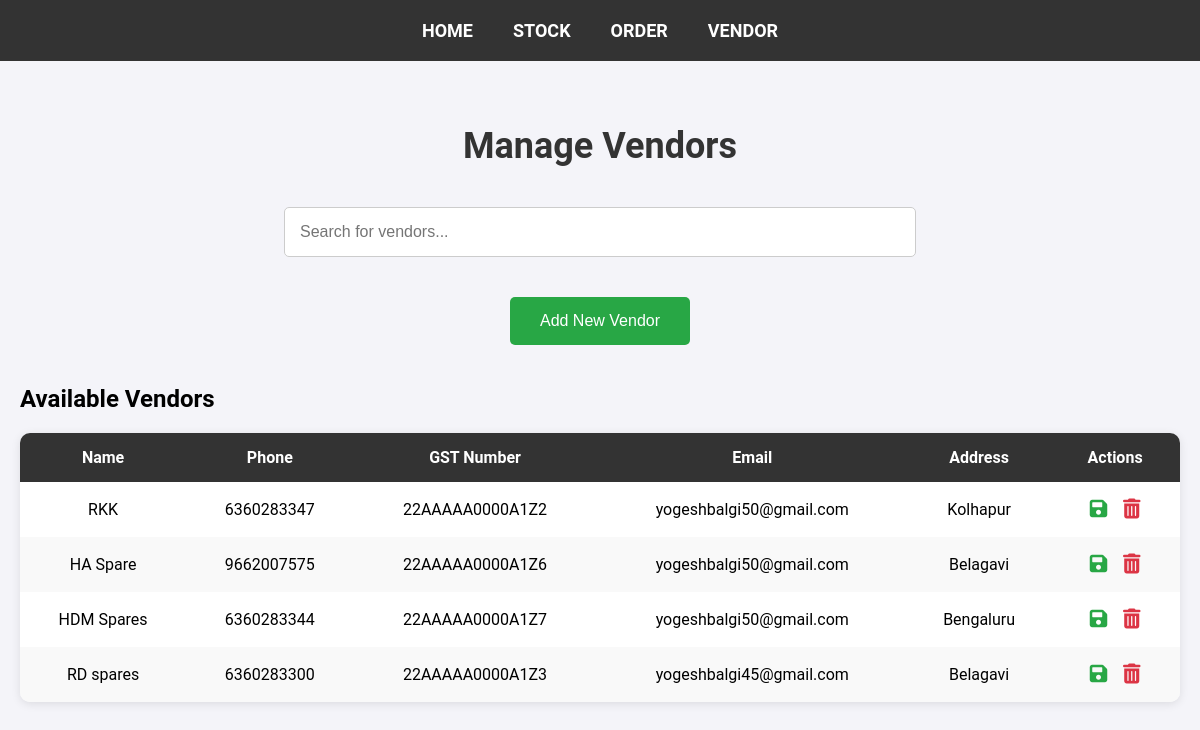
The app's page /vendors/ with its own data.
### mykac/models.py (models this page shows)
class Vendor(models.Model):
    Vid = models.AutoField(primary_key=True)
    vname = models.CharField(max_length=255)
    phno = models.CharField(max_length=10)
    GSTNo = models.CharField(max_length=15)
    Address = models.TextField()
    Email = models.EmailField()
    class Meta:
        db_table = 'Vendor'

### mykac/views.py (the view, shortened to what this page needs)
# urls.py: path('vendors/', views.vendors, name='vendors'),
def vendors(request):
    vendors = Vendor.objects.all()
    return render(request, 'vendor.html', {'vendors': vendors})

### Templates/vendor.html (shortened to what this page needs)
<!DOCTYPE html>
<html lang="en">
<head>
    <link rel="stylesheet" href="https://cdnjs.cloudflare.com/ajax/libs/font-awesome/6.0.0-beta3/css/all.min.css">
</head>
<body>
    <header>
        <nav>
            <ul>
                <li><a href="{% url 'index' %}">HOME</a></li>
                <li><a href="{% url 'stock' %}">STOCK</a></li>
                <li><a href="{% url 'order' %}">ORDER</a></li>
                <li><a href="{% url 'vendors' %}">VENDOR</a></li>
            </ul>
        </nav>
    </header>
    <main>
        <h1>Manage Vendors</h1>
        <div class="search-bar">
            <input type="text" id="search" placeholder="Search for vendors...">
        </div>
        <button id="openModal">Add New Vendor</button>
        <div class="vendor-table">
            <h2>Available Vendors</h2>
            <table>
                <thead>
                    <tr>
                        <th>Name</th>
                        <th>Phone</th>
                        <th>GST Number</th>
                        <th>Email</th>
                        <th>Address</th>
                        <th>Actions</th>
                    </tr>
                </thead>
                <tbody>
                    {% for vendor in vendors %}
                    <tr data-id="{{ vendor.Vid }}">
                        <td contenteditable="true" data-field="vname">{{ vendor.vname }}</td>
                        <td contenteditable="true" data-field="phno">{{ vendor.phno }}</td>
                        <td contenteditable="true" data-field="GSTNo">{{ vendor.GSTNo }}</td>
                        <td contenteditable="true" data-field="Email">{{ vendor.Email }}</td>
                        <td contenteditable="true" data-field="Address">{{ vendor.Address }}</td>
                        <td>
                            <button class="icon-btn save-btn" onclick="saveRow(this)">
                                <i class="fas fa-save"></i>
                            </button>
                            <button class="icon-btn delete-btn" onclick="deleteRow(this)">
                                <i class="fas fa-trash-alt"></i>
                            </button>
                        </td>
                    </tr>
                    {% endfor %}
                </tbody>
            </table>
        </div>
    </main>
</body>
</html>

### Templates/vendor.html (style rules this page uses)
body { margin: 0; font-family: 'Roboto', sans-serif; background-color: #f4f4f9; }
header { background-color: #333; padding: 20px 0; }
nav ul { list-style-type: none; margin: 0; padding: 0; display: flex; justify-content: center; }
nav ul li { margin: 0 20px; }
nav ul li a { text-decoration: none; color: white; font-size: 18px; font-weight: bold; transition: color 0.3s; }
main { padding: 40px 20px; max-width: 1200px; margin: 0 auto; }
h1 { text-align: center; font-size: 36px; color: #333; margin-bottom: 40px; }
.search-bar { margin: 20px 0; text-align: center; }
.search-bar input { padding: 15px; font-size: 16px; border: 1px solid #ccc; border-radius: 5px; width: 80%; max-width: 600px; margin-bottom: 20px; }
button#openModal { display: block; margin: 0 auto; padding: 15px 30px; font-size: 16px; color: white; background-color: #28A745; border: none; border-radius: 5px; cursor: pointer; transition: background-color 0.3s; }
.vendor-table { margin-top: 40px; }
.vendor-table table { width: 100%; border-collapse: collapse; background-color: white; border-radius: 10px; overflow: hidden; box-shadow: 0 2px 10px rgba(0, 0, 0, 0.1); }
.vendor-table th, .vendor-table td { padding: 15px; text-align: center; }
.vendor-table th { background-color: #333; color: white; }
.vendor-table tbody tr:nth-child(even) { background-color: #f9f9f9; }
.icon-btn { background: none; border: none; cursor: pointer; font-size: 20px; }
.icon-btn.save-btn { color: #28A745; }
.icon-btn.delete-btn { color: #DC3545; }

### records on screen
Vendor: vname "RKK", phno "6360283347", GSTNo "22AAAAA0000A1Z2", Email "yogeshbalgi50@gmail.com", Address "Kolhapur"
Vendor: vname "HA Spare", phno "9662007575", GSTNo "22AAAAA0000A1Z6", Email "yogeshbalgi50@gmail.com", Address "Belagavi"
Vendor: vname "HDM Spares", phno "6360283344", GSTNo "22AAAAA0000A1Z7", Email "yogeshbalgi50@gmail.com", Address "Bengaluru"
Vendor: vname "RD spares", phno "6360283300", GSTNo "22AAAAA0000A1Z3", Email "yogeshbalgi45@gmail.com", Address "Belagavi"
